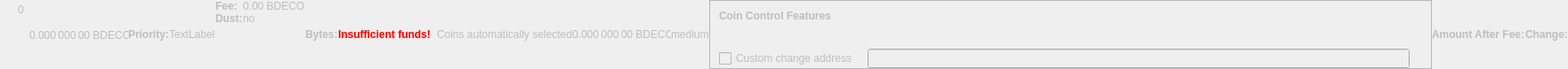
    <widget class="QWidget" name="dummyHideWidget" native="true">
     <property name="enabled">
      <bool>false</bool>
     </property>
     <property name="maximumSize">
      <size>
       <width>100</width>
       <height>22</height>
      </size>
     </property>
     <layout class="QHBoxLayout" name="dummyHideLayout">
      <property name="spacing">
       <number>0</number>
      </property>
      <property name="leftMargin">
       <number>0</number>
      </property>
      <property name="topMargin">
       <number>0</number>
      </property>
      <property name="rightMargin">
       <number>0</number>
      </property>
      <property name="bottomMargin">
       <number>0</number>
      </property>
      <item>
       <layout class="QFormLayout" name="formLayoutCoinControl1">
        <property name="horizontalSpacing">
         <number>10</number>
        </property>
        <property name="verticalSpacing">
         <number>14</number>
        </property>
        <property name="leftMargin">
         <number>10</number>
        </property>
        <property name="topMargin">
         <number>4</number>
        </property>
        <property name="rightMargin">
         <number>6</number>
        </property>
        <item row="0" column="1">
         <widget class="QLabel" name="labelCoinControlBytes">
          <property name="cursor">
           <cursorShape>IBeamCursor</cursorShape>
          </property>
          <property name="contextMenuPolicy">
           <enum>Qt::ActionsContextMenu</enum>
          </property>
          <property name="text">
           <string notr="true">0</string>
          </property>
          <property name="textInteractionFlags">
           <set>Qt::LinksAccessibleByMouse|Qt::TextSelectableByKeyboard|Qt::TextSelectableByMouse</set>
          </property>
         </widget>
        </item>
       </layout>
      </item>
      <item>
       <widget class="QLabel" name="labelCoinControlAfterFee">
        <property name="enabled">
         <bool>false</bool>
        </property>
        <property name="sizePolicy">
         <sizepolicy hsizetype="Fixed" vsizetype="Fixed">
          <horstretch>0</horstretch>
          <verstretch>0</verstretch>
         </sizepolicy>
        </property>
        <property name="minimumSize">
         <size>
          <width>111</width>
          <height>12</height>
         </size>
        </property>
        <property name="maximumSize">
         <size>
          <width>111</width>
          <height>12</height>
         </size>
        </property>
        <property name="cursor">
         <cursorShape>IBeamCursor</cursorShape>
        </property>
        <property name="contextMenuPolicy">
         <enum>Qt::ActionsContextMenu</enum>
        </property>
        <property name="text">
         <string notr="true">0.000 000 00 BDECO</string>
        </property>
        <property name="textInteractionFlags">
         <set>Qt::LinksAccessibleByMouse|Qt::TextSelectableByKeyboard|Qt::TextSelectableByMouse</set>
        </property>
       </widget>
      </item>
      <item>
       <widget class="QLabel" name="labelCoinControlPriorityText">
        <property name="enabled">
         <bool>false</bool>
        </property>
        <property name="font">
         <font>
          <weight>75</weight>
          <bold>true</bold>
         </font>
        </property>
        <property name="text">
         <string>Priority:</string>
        </property>
       </widget>
      </item>
      <item>
       <layout class="QHBoxLayout" name="horizontalLayout">
        <item>
         <widget class="QLabel" name="WarningLabel">
          <property name="text">
           <string>TextLabel</string>
          </property>
         </widget>
        </item>
       </layout>
      </item>
      <item>
       <layout class="QFormLayout" name="formLayoutCoinControl3">
        <property name="horizontalSpacing">
         <number>0</number>
        </property>
        <property name="verticalSpacing">
         <number>0</number>
        </property>
        <property name="leftMargin">
         <number>0</number>
        </property>
        <property name="topMargin">
         <number>0</number>
        </property>
        <property name="rightMargin">
         <number>0</number>
        </property>
        <item row="0" column="0">
         <widget class="QLabel" name="labelCoinControlFeeText">
          <property name="enabled">
           <bool>false</bool>
          </property>
          <property name="font">
           <font>
            <weight>75</weight>
            <bold>true</bold>
           </font>
          </property>
          <property name="text">
           <string>Fee:</string>
          </property>
          <property name="margin">
           <number>0</number>
          </property>
         </widget>
        </item>
        <item row="0" column="1">
         <widget class="QLabel" name="labelCoinControlFee">
          <property name="enabled">
           <bool>false</bool>
          </property>
          <property name="cursor">
           <cursorShape>IBeamCursor</cursorShape>
          </property>
          <property name="contextMenuPolicy">
           <enum>Qt::ActionsContextMenu</enum>
          </property>
          <property name="text">
           <string notr="true">0.00 BDECO</string>
          </property>
          <property name="textInteractionFlags">
           <set>Qt::LinksAccessibleByMouse|Qt::TextSelectableByKeyboard|Qt::TextSelectableByMouse</set>
          </property>
         </widget>
        </item>
        <item row="1" column="0">
         <widget class="QLabel" name="labelCoinControlLowOutputText">
          <property name="enabled">
           <bool>false</bool>
          </property>
          <property name="font">
           <font>
            <weight>75</weight>
            <bold>true</bold>
           </font>
          </property>
          <property name="text">
           <string>Dust:</string>
          </property>
         </widget>
        </item>
        <item row="1" column="1">
         <widget class="QLabel" name="labelCoinControlLowOutput">
          <property name="enabled">
           <bool>false</bool>
          </property>
          <property name="cursor">
           <cursorShape>IBeamCursor</cursorShape>
          </property>
          <property name="contextMenuPolicy">
           <enum>Qt::ActionsContextMenu</enum>
          </property>
          <property name="text">
           <string>no</string>
          </property>
          <property name="textInteractionFlags">
           <set>Qt::LinksAccessibleByMouse|Qt::TextSelectableByKeyboard|Qt::TextSelectableByMouse</set>
          </property>
         </widget>
        </item>
       </layout>
      </item>
      <item>
       <widget class="QLabel" name="labelCoinControlBytesText">
        <property name="enabled">
         <bool>false</bool>
        </property>
        <property name="font">
         <font>
          <weight>75</weight>
          <bold>true</bold>
         </font>
        </property>
        <property name="text">
         <string>Bytes:</string>
        </property>
       </widget>
      </item>
      <item>
       <layout class="QFormLayout" name="formLayoutCoinControl2">
        <property name="horizontalSpacing">
         <number>0</number>
        </property>
        <property name="verticalSpacing">
         <number>0</number>
        </property>
        <property name="leftMargin">
         <number>0</number>
        </property>
        <property name="topMargin">
         <number>0</number>
        </property>
        <property name="rightMargin">
         <number>0</number>
        </property>
       </layout>
      </item>
      <item>
       <layout class="QHBoxLayout" name="horizontalLayoutCoinControl2">
        <property name="spacing">
         <number>0</number>
        </property>
        <property name="bottomMargin">
         <number>0</number>
        </property>
       </layout>
      </item>
      <item>
       <widget class="QLabel" name="labelCoinControlInsuffFunds">
        <property name="enabled">
         <bool>false</bool>
        </property>
        <property name="minimumSize">
         <size>
          <width>0</width>
          <height>0</height>
         </size>
        </property>
        <property name="font">
         <font>
          <weight>75</weight>
          <bold>true</bold>
         </font>
        </property>
        <property name="styleSheet">
         <string notr="true">color:red;font-weight:bold;</string>
        </property>
        <property name="text">
         <string>Insufficient funds!</string>
        </property>
        <property name="margin">
         <number>5</number>
        </property>
       </widget>
      </item>
      <item>
       <layout class="QFormLayout" name="formLayoutCoinControl4">
        <property name="horizontalSpacing">
         <number>0</number>
        </property>
        <property name="verticalSpacing">
         <number>0</number>
        </property>
        <property name="leftMargin">
         <number>0</number>
        </property>
        <property name="topMargin">
         <number>0</number>
        </property>
        <property name="rightMargin">
         <number>0</number>
        </property>
       </layout>
      </item>
      <item>
       <widget class="QLabel" name="labelCoinControlChangeLabel">
        <property name="enabled">
         <bool>false</bool>
        </property>
        <property name="sizePolicy">
         <sizepolicy hsizetype="Preferred" vsizetype="Expanding">
          <horstretch>0</horstretch>
          <verstretch>0</verstretch>
         </sizepolicy>
        </property>
        <property name="minimumSize">
         <size>
          <width>0</width>
          <height>0</height>
         </size>
        </property>
        <property name="text">
         <string/>
        </property>
        <property name="margin">
         <number>3</number>
        </property>
       </widget>
      </item>
      <item>
       <widget class="QLabel" name="labelCoinControlAutomaticallySelected">
        <property name="enabled">
         <bool>false</bool>
        </property>
        <property name="sizePolicy">
         <sizepolicy hsizetype="Fixed" vsizetype="Fixed">
          <horstretch>0</horstretch>
          <verstretch>0</verstretch>
         </sizepolicy>
        </property>
        <property name="minimumSize">
         <size>
          <width>0</width>
          <height>0</height>
         </size>
        </property>
        <property name="maximumSize">
         <size>
          <width>240</width>
          <height>16777215</height>
         </size>
        </property>
        <property name="text">
         <string>Coins automatically selected</string>
        </property>
        <property name="margin">
         <number>5</number>
        </property>
       </widget>
      </item>
      <item>
       <widget class="QLabel" name="labelCoinControlChange">
        <property name="enabled">
         <bool>false</bool>
        </property>
        <property name="sizePolicy">
         <sizepolicy hsizetype="Fixed" vsizetype="Fixed">
          <horstretch>0</horstretch>
          <verstretch>0</verstretch>
         </sizepolicy>
        </property>
        <property name="minimumSize">
         <size>
          <width>111</width>
          <height>0</height>
         </size>
        </property>
        <property name="maximumSize">
         <size>
          <width>111</width>
          <height>16777215</height>
         </size>
        </property>
        <property name="cursor">
         <cursorShape>IBeamCursor</cursorShape>
        </property>
        <property name="contextMenuPolicy">
         <enum>Qt::ActionsContextMenu</enum>
        </property>
        <property name="text">
         <string notr="true">0.000 000 00 BDECO</string>
        </property>
        <property name="textInteractionFlags">
         <set>Qt::LinksAccessibleByMouse|Qt::TextSelectableByKeyboard|Qt::TextSelectableByMouse</set>
        </property>
       </widget>
      </item>
      <item>
       <widget class="QLabel" name="labelCoinControlPriority">
        <property name="enabled">
         <bool>false</bool>
        </property>
        <property name="cursor">
         <cursorShape>IBeamCursor</cursorShape>
        </property>
        <property name="contextMenuPolicy">
         <enum>Qt::ActionsContextMenu</enum>
        </property>
        <property name="text">
         <string>medium</string>
        </property>
        <property name="textInteractionFlags">
         <set>Qt::LinksAccessibleByMouse|Qt::TextSelectableByKeyboard|Qt::TextSelectableByMouse</set>
        </property>
       </widget>
      </item>
      <item>
       <widget class="QFrame" name="frameCoinControl">
        <property name="sizePolicy">
         <sizepolicy hsizetype="Expanding" vsizetype="Expanding">
          <horstretch>0</horstretch>
          <verstretch>0</verstretch>
         </sizepolicy>
        </property>
        <property name="maximumSize">
         <size>
          <width>16777215</width>
          <height>16777215</height>
         </size>
        </property>
        <property name="frameShape">
         <enum>QFrame::StyledPanel</enum>
        </property>
        <property name="frameShadow">
         <enum>QFrame::Sunken</enum>
        </property>
        <layout class="QVBoxLayout" name="verticalLayoutCoinControl2_2">
         <property name="spacing">
          <number>0</number>
         </property>
         <property name="leftMargin">
          <number>0</number>
         </property>
         <property name="topMargin">
          <number>0</number>
         </property>
         <property name="rightMargin">
          <number>0</number>
         </property>
         <property name="bottomMargin">
          <number>0</number>
         </property>
         <item>
          <layout class="QVBoxLayout" name="verticalLayoutCoinControl" stretch="0,0,0,1">
           <property name="spacing">
            <number>0</number>
           </property>
           <property name="leftMargin">
            <number>10</number>
           </property>
           <property name="topMargin">
            <number>10</number>
           </property>
           <item>
            <layout class="QHBoxLayout" name="horizontalLayoutCoinControl1">
             <property name="bottomMargin">
              <number>15</number>
             </property>
             <item>
              <widget class="QLabel" name="labelCoinControlFeatures">
               <property name="enabled">
                <bool>false</bool>
               </property>
               <property name="sizePolicy">
                <sizepolicy hsizetype="Preferred" vsizetype="Maximum">
                 <horstretch>0</horstretch>
                 <verstretch>0</verstretch>
                </sizepolicy>
               </property>
               <property name="font">
                <font>
                 <weight>75</weight>
                 <bold>true</bold>
                </font>
               </property>
               <property name="styleSheet">
                <string notr="true">font-weight:bold;</string>
               </property>
               <property name="text">
                <string>Coin Control Features</string>
               </property>
              </widget>
             </item>
            </layout>
           </item>
           <item>
            <widget class="QWidget" name="widgetCoinControl" native="true">
             <property name="sizePolicy">
              <sizepolicy hsizetype="Preferred" vsizetype="Preferred">
               <horstretch>0</horstretch>
               <verstretch>0</verstretch>
              </sizepolicy>
             </property>
             <property name="minimumSize">
              <size>
               <width>0</width>
               <height>0</height>
              </size>
             </property>
             <property name="styleSheet">
              <string notr="true"/>
             </property>
             <layout class="QHBoxLayout" name="horizontalLayoutCoinControl5_2">
              <property name="leftMargin">
               <number>0</number>
              </property>
              <property name="topMargin">
               <number>0</number>
              </property>
              <property name="rightMargin">
               <number>0</number>
              </property>
              <property name="bottomMargin">
               <number>0</number>
              </property>
              <item>
               <layout class="QHBoxLayout" name="horizontalLayoutCoinControl3">
                <property name="spacing">
                 <number>20</number>
                </property>
                <property name="topMargin">
                 <number>0</number>
                </property>
                <property name="bottomMargin">
                 <number>10</number>
                </property>
               </layout>
              </item>
             </layout>
            </widget>
           </item>
           <item>
            <layout class="QHBoxLayout" name="horizontalLayoutCoinControl4" stretch="0,0,0">
             <property name="spacing">
              <number>12</number>
             </property>
             <property name="sizeConstraint">
              <enum>QLayout::SetDefaultConstraint</enum>
             </property>
             <property name="topMargin">
              <number>5</number>
             </property>
             <property name="rightMargin">
              <number>5</number>
             </property>
             <item>
              <widget class="QCheckBox" name="checkBoxCoinControlChange">
               <property name="enabled">
                <bool>false</bool>
               </property>
               <property name="toolTip">
                <string>If this is activated, but the change address is empty or invalid, change will be sent to a newly generated address.</string>
               </property>
               <property name="text">
                <string>Custom change address</string>
               </property>
              </widget>
             </item>
             <item>
              <widget class="QValidatedLineEdit" name="lineEditCoinControlChange">
               <property name="enabled">
                <bool>false</bool>
               </property>
               <property name="sizePolicy">
                <sizepolicy hsizetype="Expanding" vsizetype="Fixed">
                 <horstretch>0</horstretch>
                 <verstretch>0</verstretch>
                </sizepolicy>
               </property>
              </widget>
             </item>
             <item>
              <widget class="QLabel" name="labelCoinControlChangeLabel_2">
               <property name="sizePolicy">
                <sizepolicy hsizetype="Preferred" vsizetype="Expanding">
                 <horstretch>0</horstretch>
                 <verstretch>0</verstretch>
                </sizepolicy>
               </property>
               <property name="minimumSize">
                <size>
                 <width>0</width>
                 <height>0</height>
                </size>
               </property>
               <property name="text">
                <string/>
               </property>
               <property name="margin">
                <number>3</number>
               </property>
              </widget>
             </item>
            </layout>
           </item>
           <item>
            <spacer name="verticalSpacerCoinControl">
             <property name="orientation">
              <enum>Qt::Vertical</enum>
             </property>
             <property name="sizeHint" stdset="0">
              <size>
               <width>800</width>
               <height>1</height>
              </size>
             </property>
            </spacer>
           </item>
          </layout>
         </item>
        </layout>
       </widget>
      </item>
      <item>
       <widget class="QLabel" name="labelCoinControlAfterFeeText">
        <property name="enabled">
         <bool>false</bool>
        </property>
        <property name="minimumSize">
         <size>
          <width>0</width>
          <height>0</height>
         </size>
        </property>
        <property name="maximumSize">
         <size>
          <width>16777215</width>
          <height>16777215</height>
         </size>
        </property>
        <property name="font">
         <font>
          <weight>75</weight>
          <bold>true</bold>
         </font>
        </property>
        <property name="text">
         <string>Amount After Fee:</string>
        </property>
        <property name="alignment">
         <set>Qt::AlignLeading|Qt::AlignLeft|Qt::AlignVCenter</set>
        </property>
        <property name="margin">
         <number>0</number>
        </property>
       </widget>
      </item>
      <item>
       <widget class="QLabel" name="labelCoinControlChangeText">
        <property name="enabled">
         <bool>false</bool>
        </property>
        <property name="sizePolicy">
         <sizepolicy hsizetype="Preferred" vsizetype="Preferred">
          <horstretch>0</horstretch>
          <verstretch>0</verstretch>
         </sizepolicy>
        </property>
        <property name="minimumSize">
         <size>
          <width>0</width>
          <height>0</height>
         </size>
        </property>
        <property name="maximumSize">
         <size>
          <width>16777215</width>
          <height>16777215</height>
         </size>
        </property>
        <property name="font">
         <font>
          <weight>75</weight>
          <bold>true</bold>
         </font>
        </property>
        <property name="text">
         <string>Change:</string>
        </property>
        <property name="alignment">
         <set>Qt::AlignLeading|Qt::AlignLeft|Qt::AlignVCenter</set>
        </property>
       </widget>
      </item>
     </layout>
    </widget>
